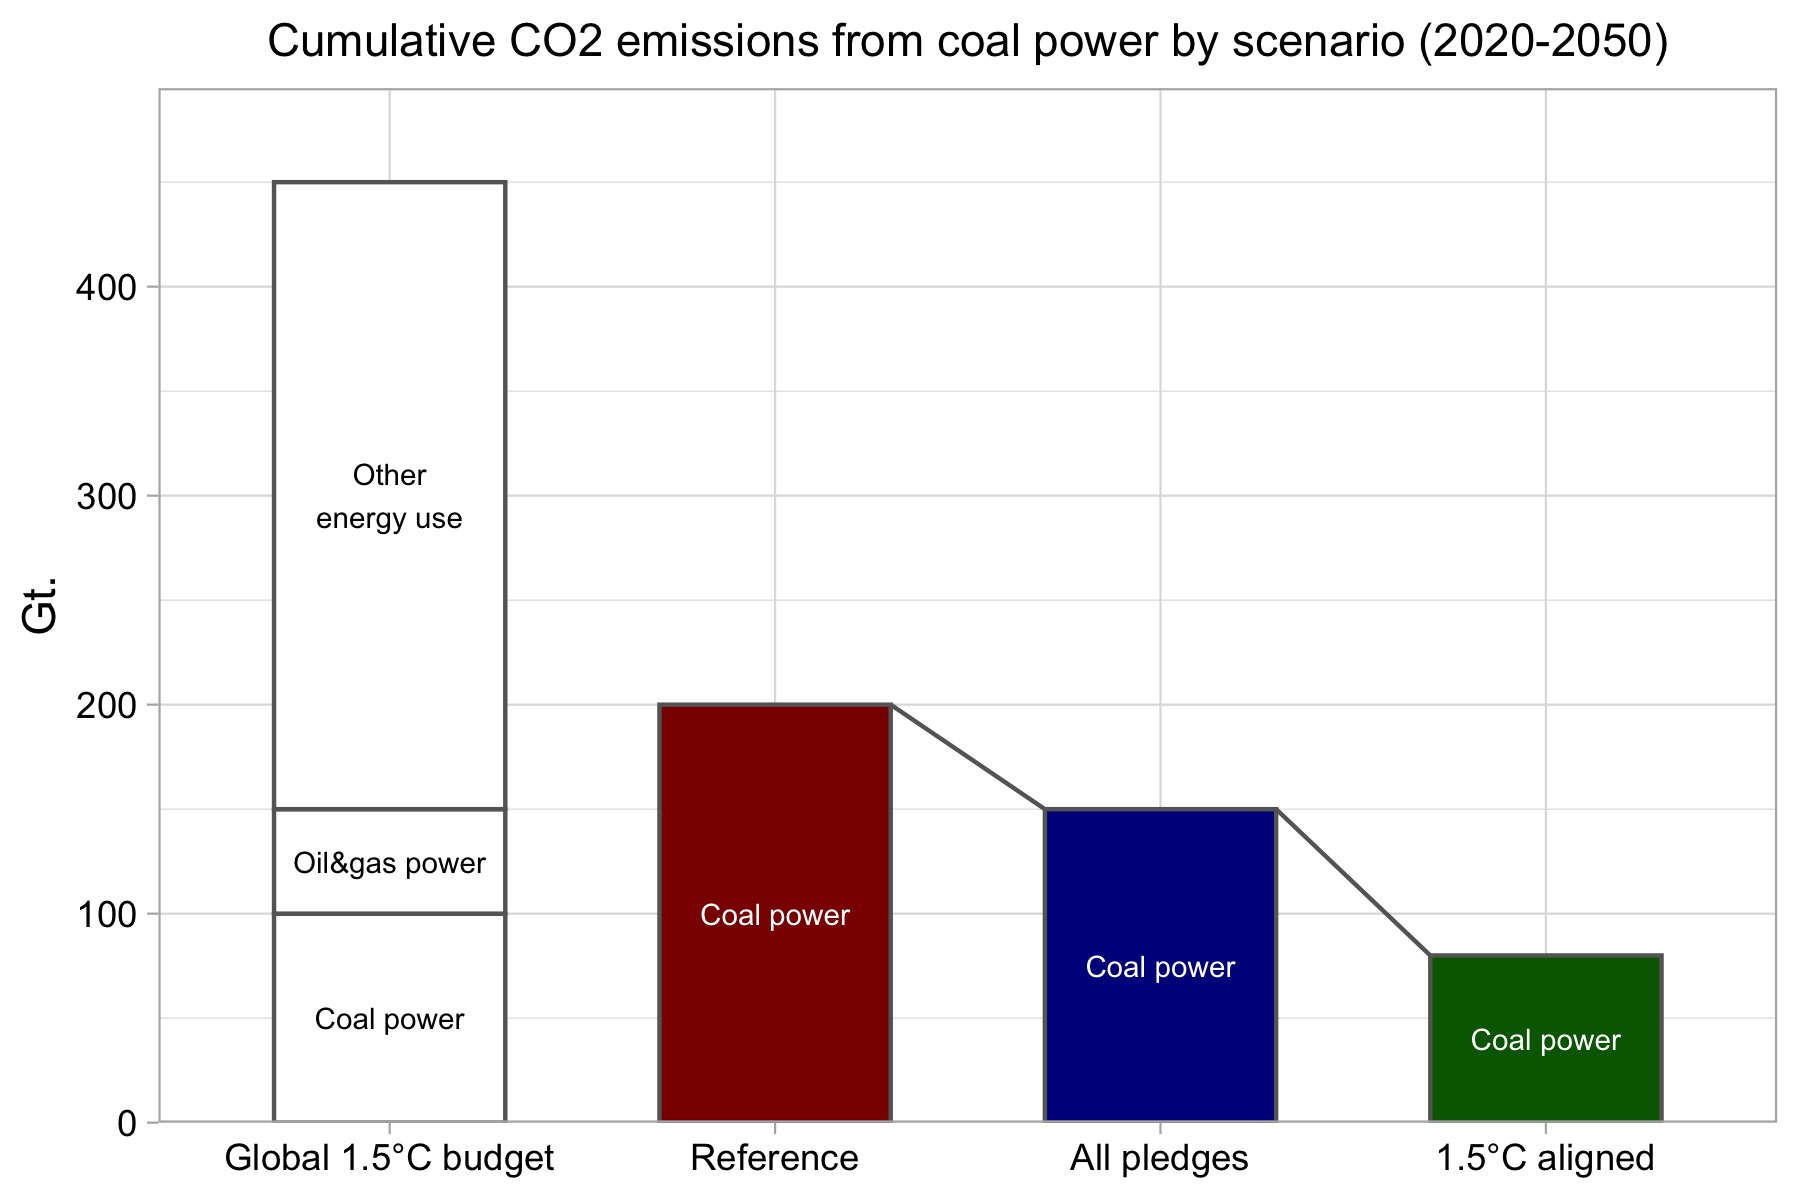

Reproduce this figure in R.
library(tidyverse)

data <- read_csv("coal_power_plot.csv") %>%
  mutate(scenario=factor(scenario,
                         levels=c("global_15c", "ref", "all_pledges", "15c_aligned"),
                         labels=c("Global 1.5°C budget", "Reference", "All pledges", "1.5°C aligned")
                         ),
         type=factor(type, levels=rev(c("Coal power", "Oil&gas power", "Other energy use"))))

data_segment <- data %>%
  filter(scenario %in% c("Reference","All pledges", "1.5°C aligned")) %>%
  mutate(
    x=as.numeric(scenario),
    value_prev=lag(value),
    x_prev=lag(x)) %>%
  filter(!is.na(value_prev))

barwidth <- 0.6

ggplot(data, aes(x=scenario,
                 y=value)) +
  geom_bar(aes(fill=scenario),
           stat="identity",
           color="#666666",
           width=barwidth,
           show.legend = F) +
  geom_text(aes(label=gsub("er en","er\nen", type), col=scenario),
            position = position_stack(vjust = 0.5),
            size=2.5,
            show.legend = F) +
  geom_segment(data = data_segment,
               color="#666666",
               aes(x = x_prev + barwidth/2, xend = x - barwidth / 2, y = value_prev, yend = value)) +
  theme_light() +
  theme(plot.subtitle = element_text(hjust = 0.5),
        axis.text = element_text(color = "black")) +
  labs(x=NULL, y="Gt.",
       subtitle="Cumulative CO2 emissions from coal power by scenario (2020-2050)") +
  scale_fill_manual(values=c("white","darkred", "darkblue", "darkgreen")) +
  scale_color_manual(values=c("black","white", "white", "white")) +
  scale_y_continuous(expand = expansion(mult=c(0, 0.1)))

ggsave("coal_power_plot.jpg", width=6, heigh=4)

